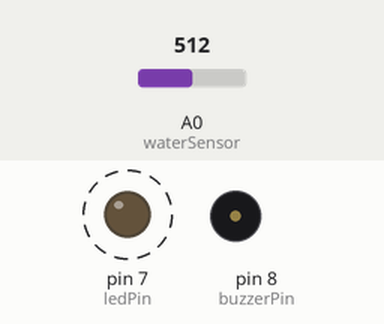
This sketch was run on a simulated Arduino Uno, built with avr-gcc and run on an emulated ATmega328P. On the bench: output pins drawn as LEDs (lit = HIGH), buzzer (waves = sounding, pin HIGH). Dashed ring = blinking. The test bench sets the inputs (shaded band); at power-on: A0 (waterSensor) = 512.

Above: at 1.05 s.
1.3 s: A0 (waterSensor) set to 486
At 1.3 s:
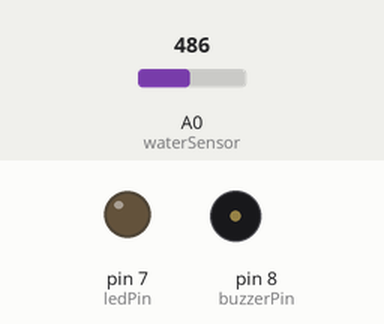
2.8 s: A0 (waterSensor) set to 510
At 3.04 s:
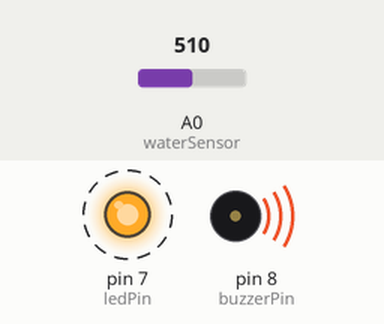
5.8 s: A0 (waterSensor) set to 490
7.3 s: A0 (waterSensor) set to 511
At 7.54 s:
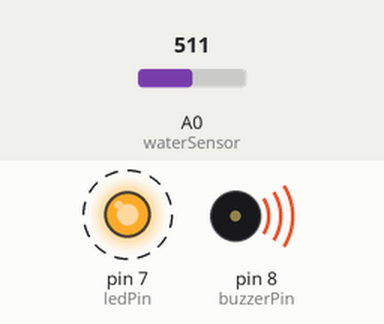
Timing chart, 0 to 11.3 s (numbered marks = the images above; inputs shaded):
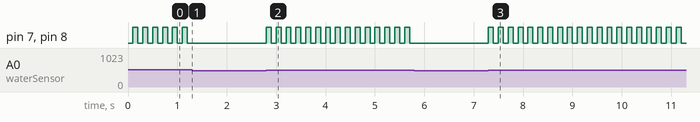

Measured:
- the behaviour switches between 501 and 500 on A0 (waterSensor) (found by bisection; images 0 and 1)
- after the input at 1.3 s, pin 7 (ledPin), pin 8 (buzzerPin): stops changing and stays LOW
- after the input at 2.8 s, pin 7 (ledPin), pin 8 (buzzerPin): alternates HIGH for 0.10 s and LOW for 0.10 s, starting at once
- after the input at 5.8 s, pin 7 (ledPin), pin 8 (buzzerPin): stops changing and stays LOW
- after the input at 7.3 s, pin 7 (ledPin), pin 8 (buzzerPin): alternates HIGH for 0.10 s and LOW for 0.10 s, starting at once
- by itself, pin 7 (ledPin), pin 8 (buzzerPin): alternates HIGH for 0.10 s and LOW for 0.10 s

The sketch:

water_sensor_buzzer_led.ino
```cpp
// Pin untuk modul water test
int waterSensor = A0; // Sesuaikan dengan pin yang digunakan untuk modul water test
// Pin untuk LED dan buzzer
int ledPin = 7;
int buzzerPin = 8;

// Variabel untuk interval waktu LED dan buzzer
unsigned long previousMillis = 0;
const long interval = 100; // Interval 100ms untuk kedip LED dan bunyi buzzer

// Variabel status LED dan buzzer
bool ledState = false;
bool buzzerState = false;

void setup() {
  // Mengatur pin sebagai input atau output
  pinMode(waterSensor, INPUT);
  pinMode(ledPin, OUTPUT);
  pinMode(buzzerPin, OUTPUT);

  // Mematikan LED dan buzzer saat awal
  digitalWrite(ledPin, LOW);
  digitalWrite(buzzerPin, LOW);
}

void loop() {
  // Membaca nilai dari sensor air
  int sensorValue = analogRead(waterSensor);

  // Jika air terdeteksi (nilai sensor lebih besar dari threshold)
  if (sensorValue > 500) { // Sesuaikan threshold dengan kondisi sensor
    unsigned long currentMillis = millis();

    // Toggle LED dan buzzer setiap interval 100ms
    if (currentMillis - previousMillis >= interval) {
      previousMillis = currentMillis;
      ledState = !ledState;
      buzzerState = !buzzerState;
      digitalWrite(ledPin, ledState ? HIGH : LOW);
      digitalWrite(buzzerPin, buzzerState ? HIGH : LOW);
    }
  } else {
    // Jika tidak ada air, matikan LED dan buzzer
    digitalWrite(ledPin, LOW);
    digitalWrite(buzzerPin, LOW);
  }
}
```
